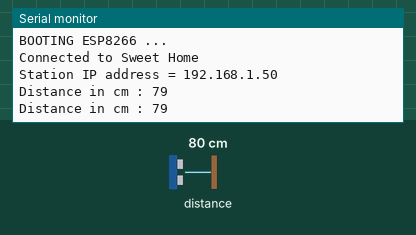
This sketch was run on a simulated ESP8266 (NodeMCU). Shown: the last lines printed to the serial monitor. Wiring (inferred from the names in the program): ultrasonic range finder: trigger GPIO 2; echo GPIO 0. The inputs (shaded band) are chosen by the test bench; at power-on: distance to the obstacle 80 cm. The echo pulse lasts 58.3 µs per cm; WiFi joins after 1.5 s; servers stay silent unless stated.

Above: at 2.7 s.
2.8 s: distance to the obstacle set to 2 cm
At 4.1 s:
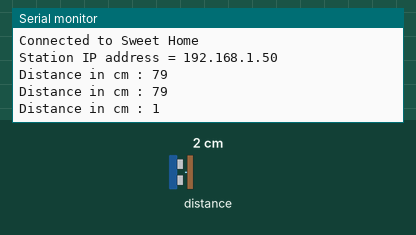
4.3 s: distance to the obstacle set to 4 cm
At 4.9 s:
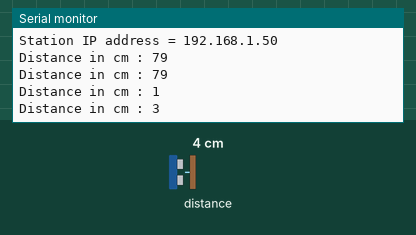
Timing chart, 0 to 7.3 s (numbered marks = the images above; inputs shaded):
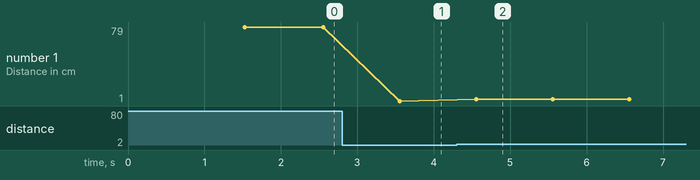

Measured:
- after the input at 2.8 s, the serial monitor: prints a new line after 0.75 s (image 1)
- after the input at 4.3 s, the serial monitor: prints a new line after 0.26 s (image 2)
- plotted number 1: 79 → 1 after the input at 2.8 s, 1 → 3 after the input at 4.3 s

The sketch:

distancewebsockets.ino
```cpp
#include <ESP8266WiFi.h>
#include <WebSocketsServer.h>
#include <ESP8266WebServer.h>

// DEFAULT variables *********************************************************
const char* ssid="Sweet Home";             // yourSSID
const char* password="arun5767";     // yourPASSWORD
#define TRIGGER 2 //D4
#define ECHO    0 //D3
long duration;
int distance;
int websockMillis=1000;                    // SocketVariables are sent to client every 50 milliseconds
String webSite, javaScript,JSONtxt;
String distanceValue;
// END ***********************************************************************

ESP8266WebServer server(80);
WebSocketsServer webSocket=WebSocketsServer(88);

unsigned long websockCount=0UL,wait000=0UL,wait001=0UL;


void buildWebsite(){
  buildJavascript();
  webSite="<!DOCTYPE HTML><HTML>\n";
  webSite+="<META name='viewport' content='width=device-width, initial-scale=1'>\n";
  webSite+=javaScript;
  webSite+="<BODY>\n";
  webSite+="<BR><B>This is the ESP website ...</B><BR><BR>\n";
  webSite+="Runtime = <A ID='runtime'></A><BR>\n";
  webSite+="websockCount = <A ID='websockCount'></A><BR><BR>\n";
  webSite+="<TABLE BORDER=1 WIDTH=200px BGCOLOR='cornsilk' STYLE='border-collapse:collapse;text-align:center'>\n";
  webSite+="<TR><TD> Websocket response for Distance measurement from the sensor </TD></TR>";
  webSite+="<TR><TD> <textarea id=distance  cols=40 rows=20></textarea></TD></TR>";
  webSite+="</TABLE>\n";
  webSite+="</BODY>\n";
  webSite+="</HTML>\n";
}

void buildJavascript(){
  javaScript="<SCRIPT>\n";
  javaScript+="InitWebSocket();\n";
  javaScript+="function InitWebSocket(){\n";
  javaScript+="  websock=new WebSocket('ws://'+window.location.hostname+':88/');\n";
  javaScript+="  websock.onmessage=function(evt){\n";
  javaScript+="    JSONobj=JSON.parse(evt.data);\n";
  javaScript+="    document.getElementById('distance').innerHTML+=JSONobj.distance + String.fromCharCode(13, 10) ;\n";
  javaScript+="  }\n";
  javaScript+="}\n";
  javaScript+="</SCRIPT>\n";
}

String millis2time(){
  String Time="";
  unsigned long ss;
  byte mm,hh;
  ss=millis()/1000;
  hh=ss/3600;
  mm=(ss-hh*3600)/60;
  ss=(ss-hh*3600)-mm*60;
  if(hh<10)Time+="0";
  Time+=(String)hh+":";
  if(mm<10)Time+="0";
  Time+=(String)mm+":";
  if(ss<10)Time+="0";
  Time+=(String)ss;
  return Time;
}

void handleWebsite(){
  buildWebsite();

  server.send(200,"text/html",webSite);
}

void webSocketEvent(uint8_t num, WStype_t type, uint8_t * payload, size_t wslength){

}

void setup() {
  delay(1);
  pinMode(TRIGGER, OUTPUT); // Sets the trigPin as an Output
  pinMode(ECHO, INPUT); // Sets the echoPin as an Input
  Serial.begin(9600);

  WiFi.begin(ssid,password);
  while(WiFi.status()!=WL_CONNECTED)delay(500);
  WiFi.mode(WIFI_STA);
  Serial.println("\n\nBOOTING ESP8266 ...");
  Serial.print("Connected to ");
  Serial.println(ssid);
  Serial.print("Station IP address = ");
  Serial.println(WiFi.localIP());
  server.on("/",handleWebsite);
  server.begin();
  webSocket.begin();
  webSocket.onEvent(webSocketEvent);
}

void loop() {
  webSocket.loop();
  server.handleClient();
if(millis()>wait001){
  digitalWrite(TRIGGER, LOW);
delayMicroseconds(2);

// Sets the trigPin on HIGH state for 10 micro seconds
digitalWrite(TRIGGER, HIGH);
delayMicroseconds(10);
digitalWrite(TRIGGER, LOW);

// Reads the echoPin, returns the sound wave travel time in microseconds
duration = pulseIn(ECHO, HIGH);

// Calculating the distance
distance= duration*0.034/2;
// Prints the distance on the Serial Monitor
Serial.print("Distance in cm : ");
Serial.println(distance);
distanceValue = (String) distance;

    websockCount++;
    JSONtxt="{\"runtime\":\""+millis2time()+"\","+              // JSON requires double quotes
             "\"distance\":\""+distanceValue+"\"}";
    webSocket.broadcastTXT(JSONtxt);
    wait001=millis()+websockMillis;
  }
}
```
